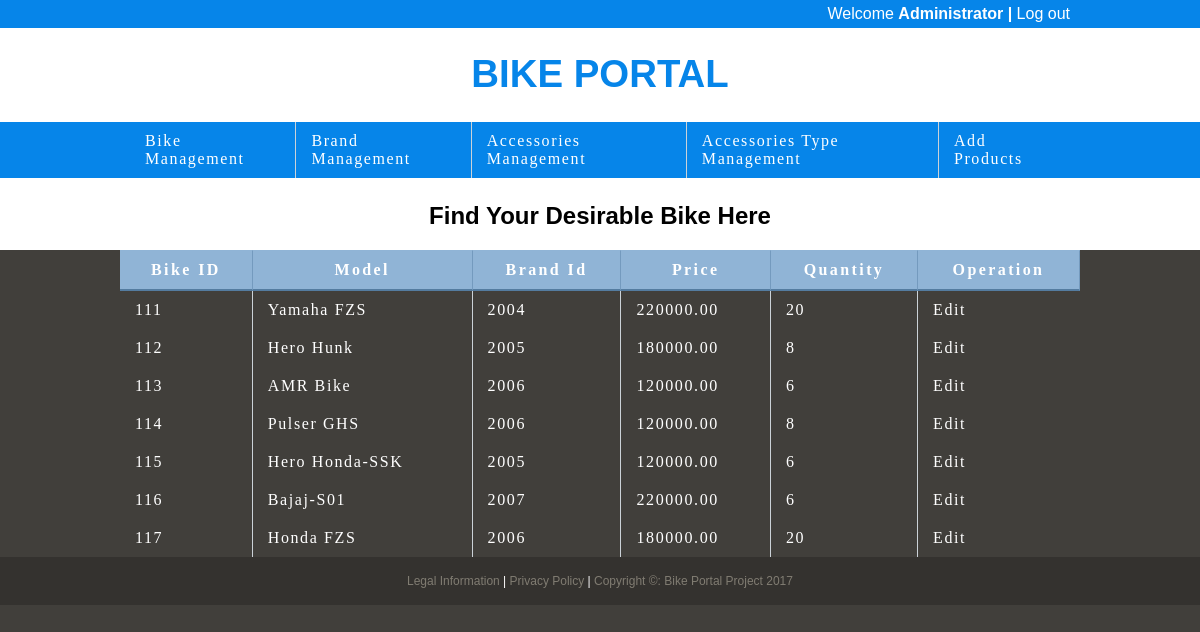
The page /admin/adminPage.php (signed in) on the database its author committed.
### tables this page shows
CREATE TABLE `bike` (
  `id` int(11) NOT NULL,
  `model` varchar(50) NOT NULL,
  `brand_id` int(11) NOT NULL,
  `price` float(12,2) NOT NULL,
  `quantity` int(11) NOT NULL,
  `status` int(11) NOT NULL DEFAULT '0',
  `imgurl` varchar(100) DEFAULT NULL
);

### admin/include/db_bike.php (called while the page is built)
<?php
function getBikeFromDB($sql){
	$conn = mysqli_connect("localhost", "root", "","bike_portal");
	$result = mysqli_query($conn, $sql)or die(mysqli_error($conn));
	$arr=array();
	while($row = mysqli_fetch_assoc($result)) {
		$arr[]=$row;
	}
	return json_encode($arr);
	return $arr;
}
?>

### admin/adminPage.php (the view, shortened to what this page needs)
<!DOCTYPE html>
<html>
	<head>
		<link rel="stylesheet" type="text/css" href="css/960_12_col.css"/>
		<link rel="stylesheet" type="text/css" href="css/index3.css"/>
	</head>
	<body>
	<?php
	if(!isset($_SESSION["pass"])){
	header("location: http://localhost/bike/adminLogin.php") ;
}
	else {
require("include/db_bike.php");
$ar=getBikeFromDB("select * from bike where status = '0' ");
$jsn=json_decode($ar,true);
?>
		<div class="header">
			<div class="container_12">
				<div class="nav grid_7">
					Welcome <b>Administrator |  </b>
					<a href="adminLogout.php">Log out</a>
				</div>
			</div>
		</div>
		<div class="top1">
			<div class="container_12">
				<div class="grid_12">
					<h1><b>BIKE PORTAL</b></h1>
				</div>
			</div>
		</div>
		<div class="header">
			<div class="container_12">
				<div class="grid_12">
					<table>
						<tr>
							<td><a href="adminPage.php">Bike Management</a></td>
							<td><a href="brandMgm.php">Brand Management</a></td>
							<td><a href="partsMgm.php">Accessories Management</a></td>
							<td><a href="typeMgm.php">Accessories Type Management</a></td>
							<td class="last"><a href="add.php">Add Products</a></td>
						</tr>
					</table>
				</div>
			</div>
		</div>
		<div class="top1">
			<div class="container_12">
				<div class="grid_12">
					<h2 class="tag"><b>Find Your Desirable Bike Here</b></h2>
				</div>
			</div>
		</div>
		<div class="container_12">
			<table width="100%" border="0" cellspacing="0" cellpadding="0">
			<tr class="head">
				<th>Bike ID</th>
				<th>Model</th>
				<th>Brand Id</th>
				<th>Price</th>
				<th>Quantity</th>
				<th>Operation</th>
			</tr>
			<?php foreach($jsn as $v){ ?>
			<tr>
				<td><?php echo $v["id"];?></td>
				<td><?php echo $v["model"];?></td>
				<td><?php echo $v["brand_id"];?></td>
				<td><?php echo $v["price"];?></td>
				<td><?php echo $v["quantity"];?></td>
				<td class="last"><a href="editBike.php?id=<?php echo $v["id"];?>">Edit</a></td>
			</tr>
		<?php } ?>
			</table>
		</div>
		<div class="footer clearfix">
			<div class="container_12">
				<p class="grid_12"><a href="#">Legal Information</a> | <a href="#">Privacy Policy</a> | <a href="#">Copyright &copy: Bike Portal Project 2017</a></p>
			</div>
		</div>
	</body>
</html>
	<?php } ?>

### admin/css/960_12_col.css (style rules this page uses)
body { min-width: 960px; }
.container_12 { margin-left: auto; margin-right: auto; width: 960px; }
.grid_1, .grid_2, .grid_3, .grid_4, .grid_5, .grid_6, .grid_7, .grid_8, .grid_9, .grid_10, .grid_11, .grid_12 { display: inline; float: left; margin-left: 10px; margin-right: 10px; }
.container_12 .grid_7 { width: 540px; }
.container_12 .grid_12 { width: 940px; }
.clearfix:before, .clearfix:after, .container_12:before, .container_12:after { content: '.'; display: block; overflow: hidden; visibility: hidden; font-size: 0; line-height: 0; width: 0; height: 0; }
.clearfix:after, .container_12:after { clear: both; }
.clearfix, .container_12 { zoom: 1; }

### admin/css/index3.css (style rules this page uses)
body { color:#fff; background:#413f3b; font-family:georgia,"times new roman",times,serif; font-size:100%; margin:0px; text-align:center; }
a { color:#ffffff; text-decoration:none; }
.header { background:#0685E9; padding:0px 0px 0px 0px; float: left; margin-top:0px; width:100%; height:50%; z-index:50; position:static; }
.top1 { background:#ffffff; color: #0685E9; padding:0px 0px 0px 0px; float: left; margin-top:0px; width:100%; height:100%; position:static; }
.nav { float:right; font-family:quicksandbook,helvetica,arial,sans-serif; padding:5px 0px 5px 0px; text-align:right; }
h1,h2 { font-family:quicksandbook,helvetica,arial,sans-serif; font-weight:normal; }
h1 { font-size:240%; margin-top:24px; }
.tag { margin-top:24px; color:#000000; }
.footer { clear:both; padding:5px 10px; background:rgba(0,0,0,0.2); }
.footer p { font-family:helvetica,arial,sans-serif; font-size:75%; text-align:center; }
.footer a { color:#807c72; }
table { border-spacing:0px; }
th,td { padding:10px 15px 10px 15px; text-align:left; border-right:1px solid #cbd2d8; letter-spacing:0.1em; font-size:100%; margin:0px; border-spacing:0px; }
td.last { border-right:0px solid #ffffff; }
tr.head th { color:#fff; background-color:#90b4d6; border-bottom:2px solid #547ca0; border-top:1px solid #90b4d6; border-right:1px solid #749abe; text-align:center; text-shadow:-1pz -1px 1px #fff; letter-spacing:0.15em; }

### rows shown on the page
bike: id "111", model "Yamaha FZS", brand "2004", price "220000.00", quantity "20"
bike: id "112", model "Hero Hunk", brand "2005", price "180000.00", quantity "8"
bike: id "113", model "AMR Bike", brand "2006", price "120000.00", quantity "6"
bike: id "114", model "Pulser GHS", brand "2006", price "120000.00", quantity "8"
bike: id "115", model "Hero Honda-SSK", brand "2005", price "120000.00", quantity "6"
bike: id "116", model "Bajaj-S01", brand "2007", price "220000.00", quantity "6"
bike: id "117", model "Honda FZS", brand "2006", price "180000.00", quantity "20"
